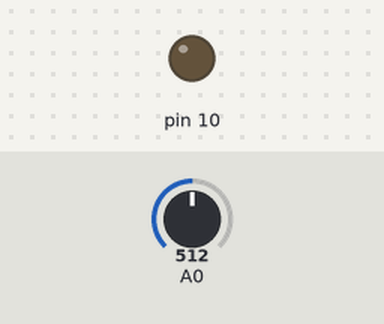
The sketch below on a simulated Arduino Uno, built with avr-gcc and run on an emulated ATmega328P. Parts: output pins drawn as LEDs (lit = HIGH). The test bench sets the inputs (shaded band); at power-on: A0 = 512.

Above: at 1.2 s.
1.3 s: A0 set to 525
At 1.8 s:
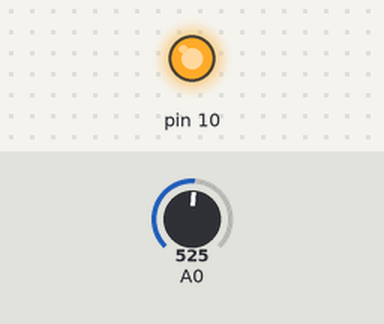
2.8 s: A0 set to 511
At 4.0 s:
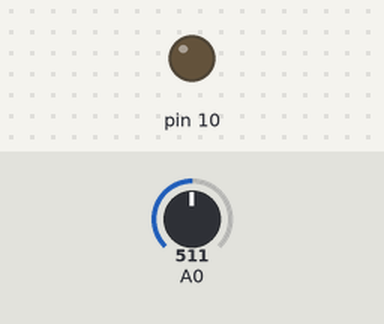
4.3 s: A0 set to 716
At 5.3 s:
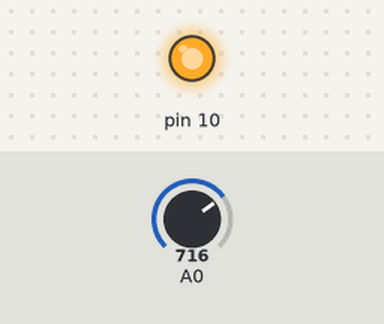
Timing chart, 0 to 7.3 s (numbered marks = the images above; inputs shaded):
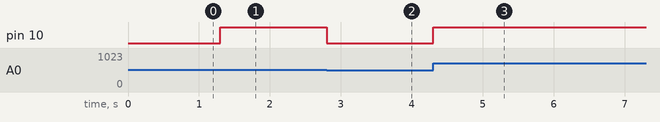

Measured:
- the behaviour switches between 512 and 513 on A0 (found by bisection; images 0 and 1)
- after the input at 1.3 s, pin 10: LOW → HIGH at once
- after the input at 2.8 s, pin 10: HIGH → LOW at once
- after the input at 4.3 s, pin 10: LOW → HIGH at once

The sketch:

Sloup.ino
```cpp
void setup() {
  pinMode(10,OUTPUT);

}

void loop() {
  int i;
  i = analogRead(0);
  if(i > 512)
    digitalWrite(10,HIGH);
  else
    digitalWrite(10,LOW);
}
```
